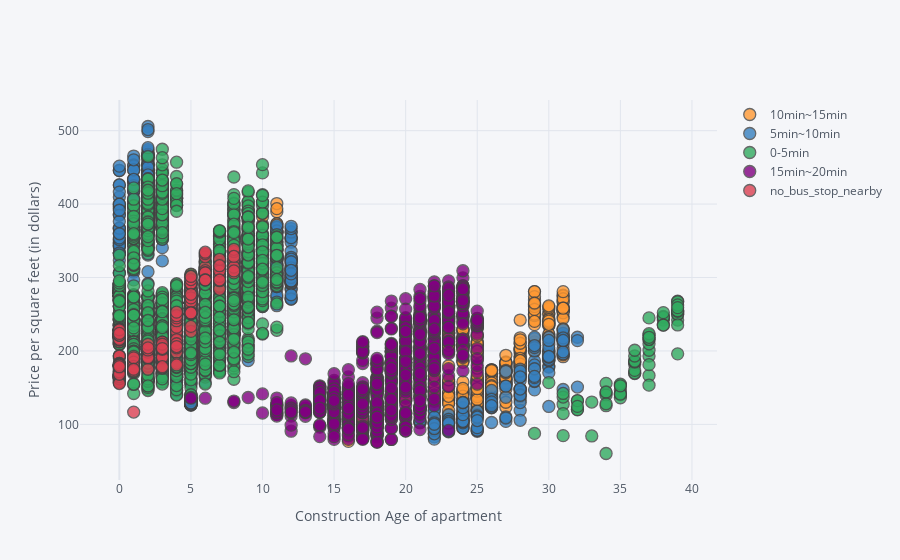

The notebook cell this image was saved under:
### Markdown cell above
Từ đồ thị trên, ta thấy rằng
* Đa số các căn hộ giao dịch được chọn đều là các căn hộ gần trạm xe buýt (cách trạm từ 0 - 5 phút di chuyển).
* Phần lớn các căn hộ giao dịch gần trạm xe buýt hoặc có tuổi thọ thấp và giá trên mỗi square feet cao, hoặc có tuổi thọ cao và giá trên mỗi square cao thấp.
* Các căn hộ cách xa trạm xe buýt thường là những căn hộ có tuổi thọ thấp và giá khá cao.
* Các căn hộ được giao dịch có tuổi thọ cao đều rất gần với các trạm xe buýt.

Điều này cho thấy rằng, người dân ở phường Daebong luôn ưu tiên cho việc chọn nơi ở thuận tiện cho việc di chuyển của mình bằng phương tiện công cộng là xe buýt, ta thấy được điều này thông qua việc mặc dù những căn hộ gần trạm xe buýt có giá trên mỗi square feet cao hoặc tuổi thọ cao nhưng vẫn có số lượng căn hộ được mua vẫn chiếm đa số. Ta cũng có thể thấy nhịp sống tại đây khá tất bật khi cần phải chọn những nơi gần trạm dừng để có thể tiết kiệm thời gian.

### Code cell
data_new.iplot(
    x='ConstructionAge',
    y='SalePriceSF',
    categories='TimeToSubway',
    xTitle='Construction Age of apartment',
    yTitle='Price per square feet (in dollars)')

### Figure 1 — Plotly figure (JSON) as saved in the notebook; plotly's stock layout.template omitted (floating-point values rounded to 4 significant figures; data arrays with more than 128 entries replaced by an {"elided": "..."} marker saying what was removed)
{"data": [{"marker": {"color": "rgba(255, 153, 51, 1.0)", "line": {"width": 1.3}, "opacity": 0.8, "size": 12, "symbol": "circle"}, "mode": "markers", "name": "10min~15min", "textfont": {"color": "#4D5663"}, "type": "scatter", "x": {"elided": "806 int values"}, "y": {"elided": "806 float values"}}, {"marker": {"color": "rgba(55, 128, 191, 1.0)", "line": {"width": 1.3}, "opacity": 0.8, "size": 12, "symbol": "circle"}, "mode": "markers", "name": "5min~10min", "textfont": {"color": "#4D5663"}, "type": "scatter", "x": {"elided": "1135 int values"}, "y": {"elided": "1135 float values"}}, {"marker": {"color": "rgba(50, 171, 96, 1.0)", "line": {"width": 1.3}, "opacity": 0.8, "size": 12, "symbol": "circle"}, "mode": "markers", "name": "0-5min", "textfont": {"color": "#4D5663"}, "type": "scatter", "x": {"elided": "2759 int values"}, "y": {"elided": "2759 float values"}}, {"marker": {"color": "rgba(128, 0, 128, 1.0)", "line": {"width": 1.3}, "opacity": 0.8, "size": 12, "symbol": "circle"}, "mode": "markers", "name": "15min~20min", "textfont": {"color": "#4D5663"}, "type": "scatter", "x": {"elided": "953 int values"}, "y": {"elided": "953 float values"}}, {"marker": {"color": "rgba(219, 64, 82, 1.0)", "line": {"width": 1.3}, "opacity": 0.8, "size": 12, "symbol": "circle"}, "mode": "markers", "name": "no_bus_stop_nearby", "textfont": {"color": "#4D5663"}, "type": "scatter", "x": {"elided": "238 int values"}, "y": {"elided": "238 float values"}}], "layout": {"legend": {"bgcolor": "#F5F6F9", "font": {"color": "#4D5663"}}, "paper_bgcolor": "#F5F6F9", "plot_bgcolor": "#F5F6F9", "title": {"font": {"color": "#4D5663"}}, "xaxis": {"gridcolor": "#E1E5ED", "showgrid": true, "tickfont": {"color": "#4D5663"}, "title": {"font": {"color": "#4D5663"}, "text": "Construction Age of apartment"}, "zerolinecolor": "#E1E5ED"}, "yaxis": {"gridcolor": "#E1E5ED", "showgrid": true, "tickfont": {"color": "#4D5663"}, "title": {"font": {"color": "#4D5663"}, "text": "Price per square feet (in dollars)"}, "zerolinecolor": "#E1E5ED"}}}
